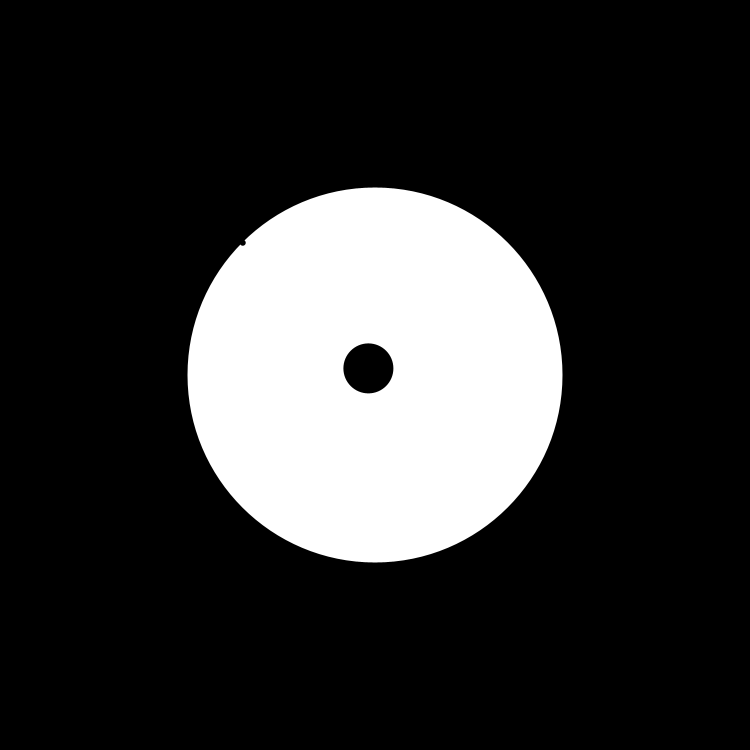
Frame 1 (no input)
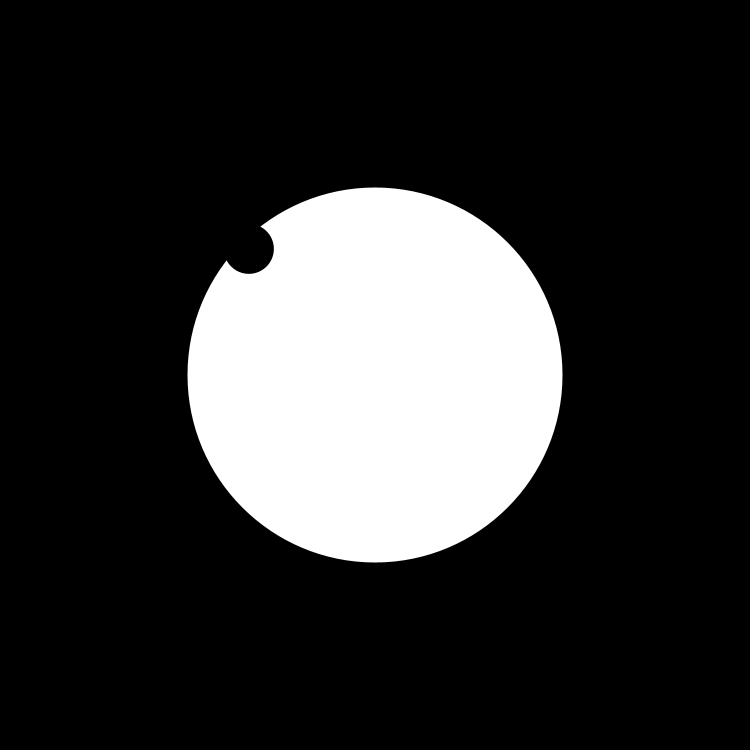
Frame 60 (the mouse pressed at the canvas centre just before this capture)
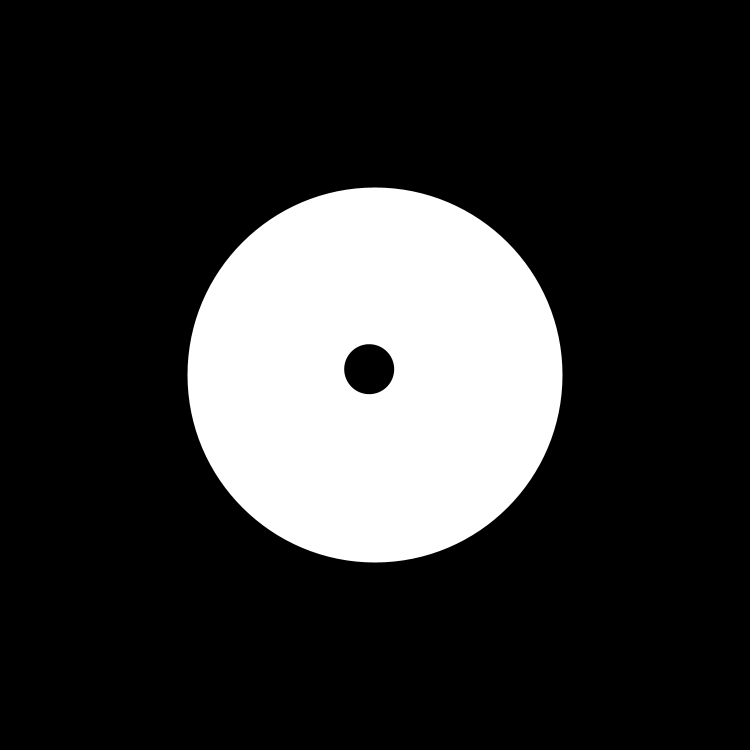
Frame 120 (the mouse held since frame 60 and released just before this capture)

The Processing sketch that drew these frames (run headless with seeded random() and noise(); from frame 60 on, the mouse is pressed at the canvas centre):

// Processing sketch: TrappedInCircle
// ── TrappedInCircle.pde
float x, y;
float easing = 0.05;
PVector circle = new PVector(750/2, 750/2);
int diameter = 750/2;
 
void setup() {
  size(750, 750);
  x = y = width/2;
  noStroke();
  smooth();
}
 
void draw () {
  background(0);
  fill(255);
  ellipse(circle.x, circle.y, diameter, diameter);
 
  PVector m = new PVector(mouseX, mouseY);
  if (dist(m.x, m.y, circle.x, circle.y) > diameter/2) {
    m.sub(circle);
    m.normalize();
    m.mult(diameter/2);
    m.add(circle);
  }
 
  fill(0, 0, 0);
  ellipse(m.x, m.y, 6, 6);
 
  x = x + (m.x - x) * easing;
  y = y + (m.y - y) * easing;
 
  fill(0, 0, 0);
  ellipse(x, y, 50, 50);
}
